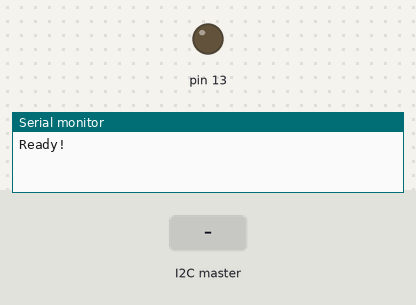
Bench run of a sketch on a simulated Arduino Uno, built with avr-gcc and run on an emulated ATmega328P. Parts: output pins drawn as LEDs (lit = HIGH), the last lines printed to the serial monitor. The inputs (shaded band) are chosen by the test bench.

Above: at 1.2 s.
1.3 s: the I2C master sends the byte 1
At 2.3 s:
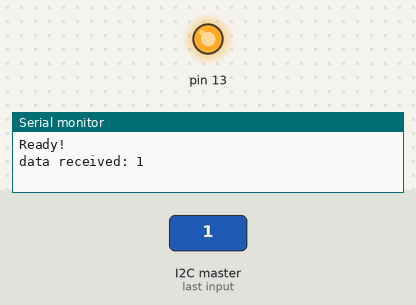
Timing chart, 0 to 4.3 s (numbered marks = the images above; inputs shaded):
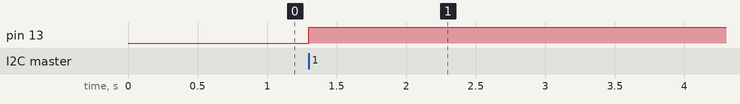

The sketch:

arduino_i2c_slave.ino
```cpp
////////////////////////////////
// GPS Module - GP-20U7 - Arduino UNO Example
//
// Author: Gustavo Bertoli
//
// References:
// https://cdn.sparkfun.com/datasheets/GPS/GP-20U7.pdf
// https://www.arduino.cc/en/Reference/SoftwareSerial
// http://forum.arduino.cc/index.php?topic=288234.0
//

// red = 5v, black = GND, white = pin 1 (RX)
#include <SoftwareSerial.h>
#include <Wire.h>

#define SLAVE_ADDRESS 0x04

SoftwareSerial GPS_Serial(0, 1); // RX, TX

int number = 0;
int state = 0;

void setup() {
  pinMode(13, OUTPUT);
  Serial.begin(9600); // start serial for output
  GPS_Serial.begin(9600);  //start listening to GPS
  // initialize i2c as slave
  Wire.begin(SLAVE_ADDRESS);

  // define callbacks for i2c communication
  Wire.onReceive(receiveData);
  Wire.onRequest(sendData);

  Serial.println("Ready!");

}

void loop() {
  delay(100);
}

// callback for received data
void receiveData(int byteCount){

  while(Wire.available()) {
    number = Wire.read();
    Serial.print("data received: ");
    Serial.println(number);

    if (number == 1){

      if (state == 0){
        digitalWrite(13, HIGH); // set the LED on
        state = 1;
      }
      else{
        digitalWrite(13, LOW); // set the LED off
        state = 0;
      }
    }
  }
}

// callback for sending data
void sendData(){
   char rc;

   if (GPS_Serial.available()){
      rc = GPS_Serial.read();
//        Serial.write(rc);
      Wire.write(rc);
   }
//  Wire.write(number);
}
```

Measured:
- after the input at 1.3 s, pin 13: LOW → HIGH at once
